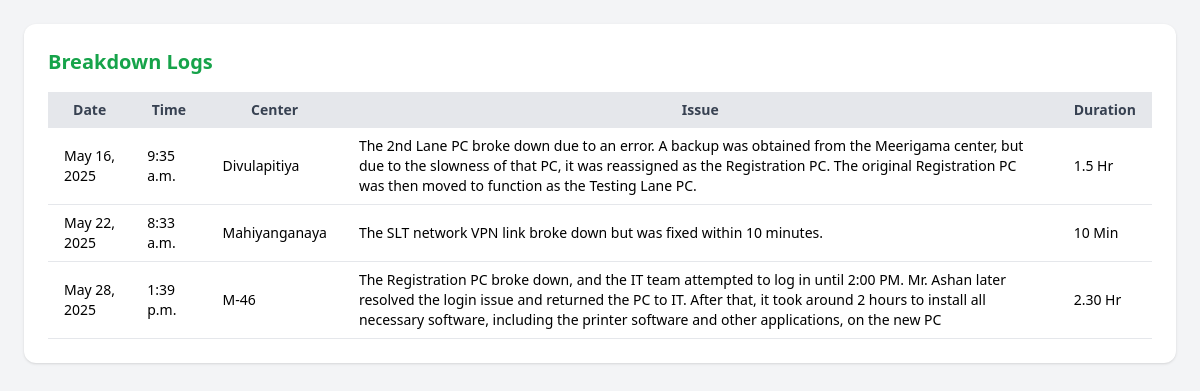
The page /breakdowns/ (signed in) on the database as committed earlier.
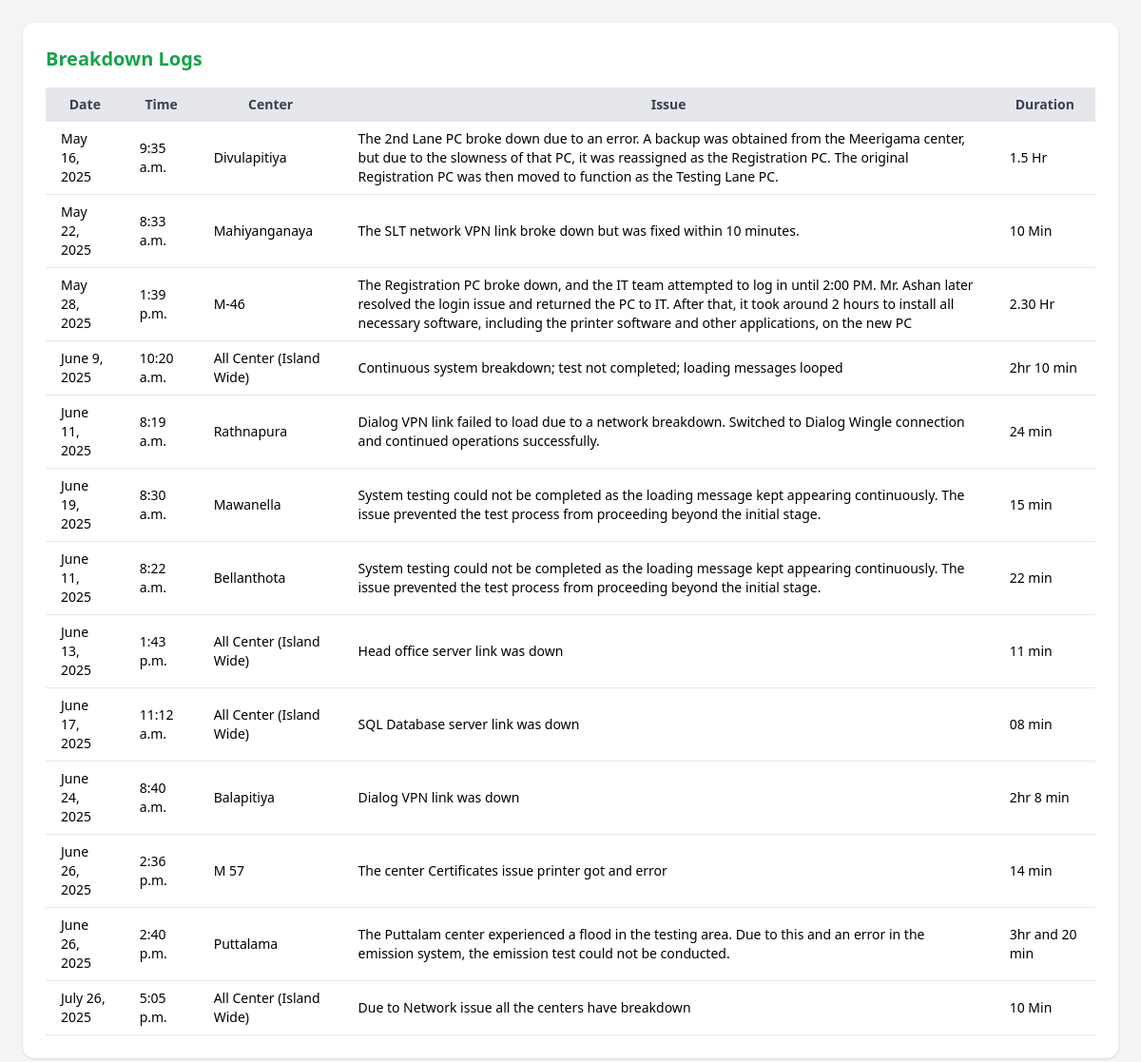
The same page on the database as committed later.
### tracking/models.py (models this page shows, shortened)
class Breakdown(models.Model):
    center = models.CharField(max_length=100)
    date = models.DateField()
    time = models.TimeField()
    duration = models.CharField(max_length=50)
    job_number = models.CharField(max_length=50)
    job_assignee = models.CharField(max_length=100)
    issue = models.TextField()
    comment = models.TextField(blank=True)
    created_at = models.DateTimeField(auto_now_add=True)
    created_by = models.ForeignKey(
        User,
        on_delete=models.CASCADE,
        related_name='breakdowns',
        null=True,    # allow null for now
        blank=True,
        editable=False
)

### tracking/views.py (the view)
# urls.py: path('breakdowns/', views.breakdown_list, name='breakdown_list'),
@login_required
def breakdown_list(request):
    breakdowns = Breakdown.objects.all()
    return render(request, 'breakdown_list.html', {'breakdowns': breakdowns})

### tracking/templates/breakdown_list.html (shortened to what this page needs)
<!DOCTYPE html>
<html>
<head>
    <script src="https://cdn.tailwindcss.com"></script>
</head>
<body class="bg-gray-100 p-6">
    <div class="max-w-6xl mx-auto bg-white shadow rounded-xl p-6">
        <h1 class="text-xl font-bold text-green-600 mb-4">Breakdown Logs</h1>
        <table class="min-w-full text-sm bg-white">
            <thead>
                <tr class="bg-gray-200 text-gray-700">
                    <th class="py-2 px-4">Date</th>
                    <th class="py-2 px-4">Time</th>
                    <th class="py-2 px-4">Center</th>
                    <th class="py-2 px-4">Issue</th>
                    <th class="py-2 px-4">Duration</th>
                </tr>
            </thead>
            <tbody>
                {% for item in breakdowns %}
                <tr class="border-b hover:bg-gray-50">
                    <td class="py-2 px-4">{{ item.date }}</td>
                    <td class="py-2 px-4">{{ item.time }}</td>
                    <td class="py-2 px-4">{{ item.center }}</td>
                    <td class="py-2 px-4">{{ item.issue }}</td>
                    <td class="py-2 px-4">{{ item.duration }}</td>
                </tr>
                {% empty %}
                <tr>
                    <td colspan="5" class="text-center text-gray-500 py-4">No breakdown logs yet.</td>
                </tr>
                {% endfor %}
            </tbody>
        </table>
    </div>
</body>
</html>

Rows that differ between the two databases and show on the page:
added Breakdown: date "June 9, 2025", time "10:20 a.m.", center "All Center (Island Wide)", issue "Continuous system breakdown; test not completed; loading messages looped", duration "2hr 10 min"
added Breakdown: date "June 11, 2025", time "8:19 a.m.", center "Rathnapura", issue "Dialog VPN link failed to load due to a network breakdown. Switched to Dialog Wingle connection and continued operations successfully.", duration "24 min"
added Breakdown: date "June 19, 2025", time "8:30 a.m.", center "Mawanella", issue "System testing could not be completed as the loading message kept appearing continuously. The issue prevented the test process from proceeding beyond the initial stage.", duration "15 min"
added Breakdown: date "June 11, 2025", time "8:22 a.m.", center "Bellanthota", issue "System testing could not be completed as the loading message kept appearing continuously. The issue prevented the test process from proceeding beyond the initial stage.", duration "22 min"
added Breakdown: date "June 13, 2025", time "1:43 p.m.", center "All Center (Island Wide)", issue "Head office server link was down", duration "11 min"
added Breakdown: date "June 17, 2025", time "11:12 a.m.", center "All Center (Island Wide)", issue "SQL Database server link was down", duration "08 min"
added Breakdown: date "June 24, 2025", time "8:40 a.m.", center "Balapitiya", issue "Dialog VPN link was down", duration "2hr 8 min"
added Breakdown: date "June 26, 2025", time "2:36 p.m.", center "M 57", issue "The center Certificates issue printer got and error", duration "14 min"
added Breakdown: date "June 26, 2025", time "2:40 p.m.", center "Puttalama", issue "The Puttalam center experienced a flood in the testing area. Due to this and an error in the emission system, the emission test could not be conducted.", duration "3hr and 20 min"
added Breakdown: date "July 26, 2025", time "5:05 p.m.", center "All Center (Island Wide)", issue "Due to Network issue all the centers have breakdown", duration "10 Min"
